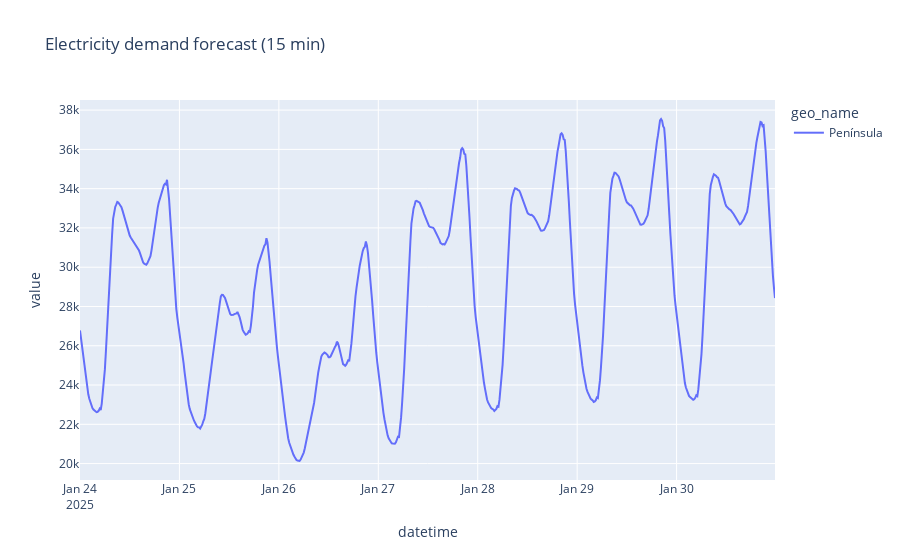

Write notebook code for a chart like this one.
### Code cell
from plotly import express as px

fig = px.line(data, x='datetime', y='value', color='geo_name', title='Electricity demand forecast (15 min)')

fig.show()

### Figure 1 — Plotly figure (JSON) as saved in the notebook; plotly's stock layout.template omitted (floating-point values rounded to 4 significant figures; data arrays with more than 128 entries replaced by an {"elided": "..."} marker saying what was removed)
{"data": [{"hovertemplate": "geo_name=Península<br>datetime=%{x}<br>value=%{y}<extra></extra>", "legendgroup": "Península", "line": {"color": "#636efa", "dash": "solid"}, "marker": {"symbol": "circle"}, "mode": "lines", "name": "Península", "orientation": "v", "showlegend": true, "type": "scatter", "x": {"elided": "672 str values"}, "xaxis": "x", "y": {"elided": "672 int values"}, "yaxis": "y"}], "layout": {"legend": {"title": {"text": "geo_name"}, "tracegroupgap": 0}, "title": {"text": "Electricity demand forecast (15 min)"}, "xaxis": {"anchor": "y", "domain": [0, 1], "title": {"text": "datetime"}}, "yaxis": {"anchor": "x", "domain": [0, 1], "title": {"text": "value"}}}}
